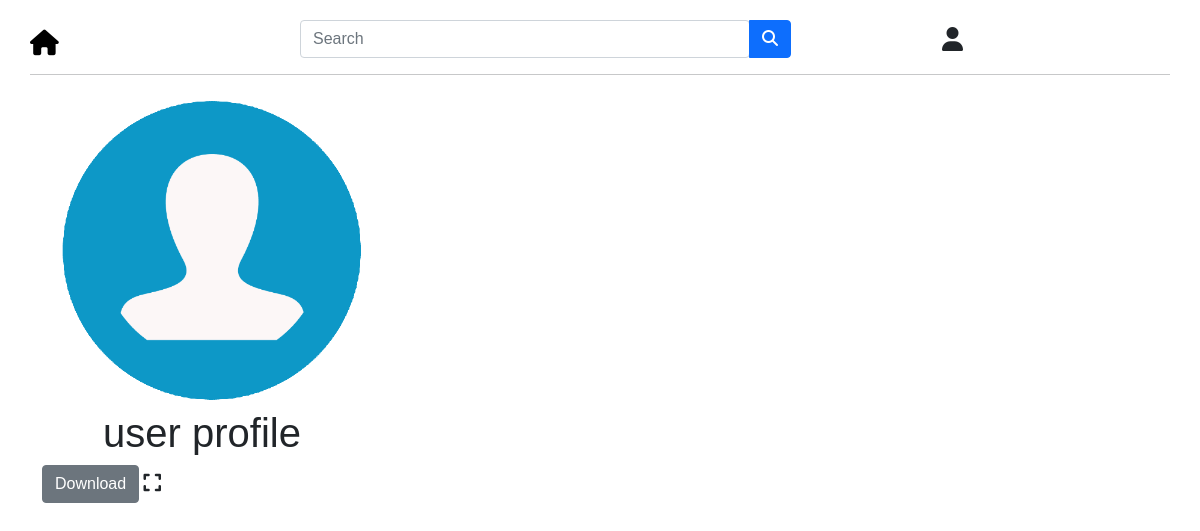
The app's page /, older data.
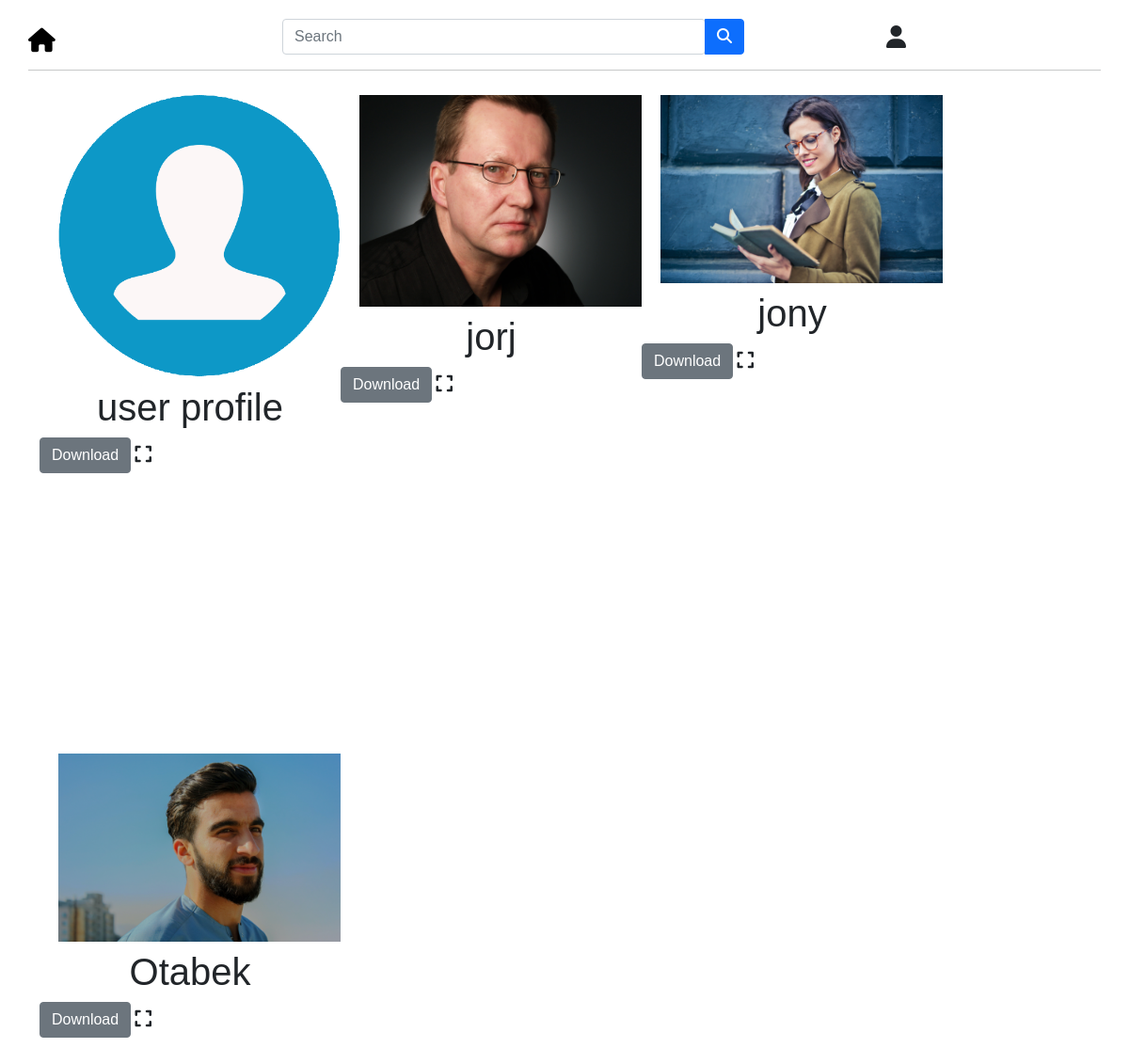
The same page, newer data.
### dictionary/models.py (models this page shows, shortened)
class UploadImg(models.Model):
    img_title = models.CharField(max_length=150)
    img = models.FileField()

### dictionary/views.py (the view)
# urls.py: path('', home, name="home"),
def home(request):
    imges = UploadImg.objects.all()
    return render(request, 'home.html', {"vid":imges})

### templates/home.html (shortened to what this page needs)
{% load static %}
<!DOCTYPE html>
<html lang="en">
<head>
  <link href="https://cdn.jsdelivr.net/npm/bootstrap@5.0.2/dist/css/bootstrap.min.css" rel="stylesheet"
>
  <link rel="stylesheet" href="https://cdnjs.cloudflare.com/ajax/libs/font-awesome/6.1.1/css/all.min.css">
  <link rel="stylesheet" href="{% static 'css/style.css' %}">
</head>
<body>
  {% include 'includes/nav.html' %}
  <hr class="container">
  {% block content %}
  <div class="vid container ">
    {% for v in vid %}
    <div class="wrap">
      <div class="height">
        <img src="{{ v.img.url }}" alt="..." id="img">
        <div class="flex">
          <h1 class="text-center mt-2">{{ v.img_title }}</h1>
        </div>
        <a href="{{ v.img.url }}" download class="btn btn-secondary">Download</a>
        <a href="#"><i class="fa-solid fa-expand fa-lg text-dark"></i></a>
      </div>
    </div>
    {% endfor %}
  </div>
  {% endblock content %}
</body>
</html>

### templates/includes/nav.html (shortened to what this page needs)
<nav class="container">
    <a href="{% url 'app:home' %}"><i class="fa-solid fa-house icon home"
            style="color: black; font-size: 1.6rem; margin-top:5px; margin-right: 10px;"></i></a>
    <form action="{% url 'app:results' %}" method="get">
        <div class="input-group">
            <div id="search-autocomplete" class="form-outline w-75">
                <input type="search" name="search" value="{{ value }}" id="input" class="form-control w-100"
                    placeholder="Search" />
            </div>
            <button type="submit" class="btn btn-primary">
                <i class="fas fa-search"></i>
            </button>
        </div>
    </form>
    <div class="dropdown">
        <i class="fa-solid fa-user fa-lg icon profile" data-bs-toggle="dropdown" aria-expanded="false"></i>
    </div>
</nav>

### static/css/style.css (style rules this page uses)
* { margin: 0; padding: 0; box-sizing: border-box; }
body { font-family: sans-serif; }
form { margin-top: 20px; margin-left: auto; margin-right: auto; width: 600px; }
form input { width: 550px; }
.vid { display: flex; flex-wrap: wrap; }
hr { width:100%; }
.vid #img { width: 300px; margin-left: 20px; margin-top: 10px; }
.height { height: 700px; }
.container { position: relative !important; }
nav .icon { position: absolute; }
nav .home { top: 5px; left: 0px; }
nav .profile { top: -19px; left: 900px; font-size: 1.5rem; }

Row changes from the older to the newer data that the page shows:
added UploadImg: img (picture), img_title "jorj"
added UploadImg: img (picture), img_title "jony"
added UploadImg: img (picture), img_title "Otabek"
